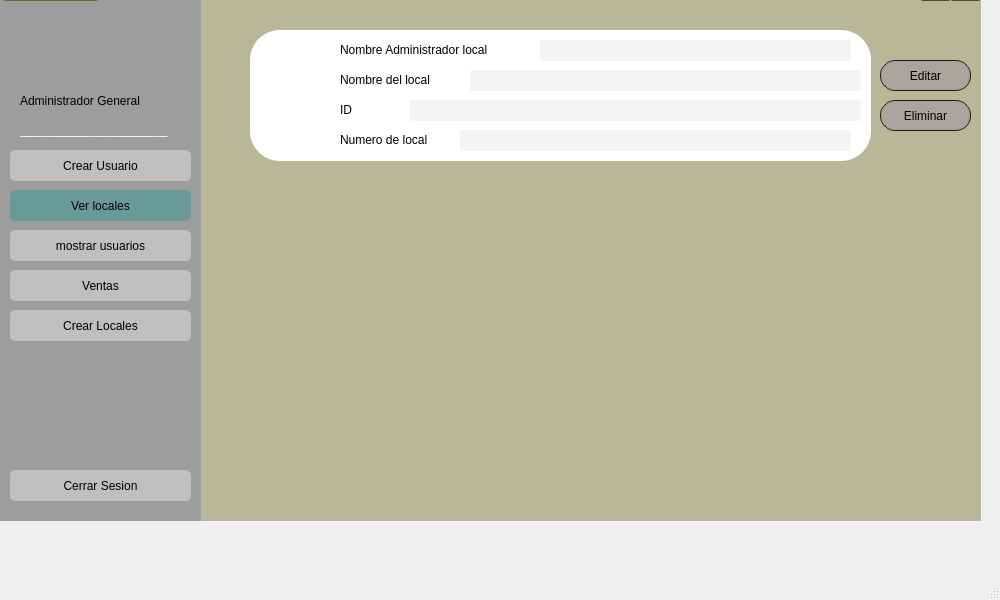
<?xml version="1.0" encoding="UTF-8"?>
<ui version="4.0">
 <class>MainWindow</class>
 <widget class="QMainWindow" name="MainWindow">
  <property name="geometry">
   <rect>
    <x>0</x>
    <y>0</y>
    <width>1000</width>
    <height>600</height>
   </rect>
  </property>
  <property name="windowTitle">
   <string>MainWindow</string>
  </property>
  <widget class="QWidget" name="centralwidget">
   <widget class="QWidget" name="widget_7" native="true">
    <property name="geometry">
     <rect>
      <x>0</x>
      <y>-30</y>
      <width>981</width>
      <height>551</height>
     </rect>
    </property>
    <property name="styleSheet">
     <string notr="true">background-color: rgb(184, 183, 152);
</string>
    </property>
    <widget class="QWidget" name="widget_8" native="true">
     <property name="geometry">
      <rect>
       <x>0</x>
       <y>0</y>
       <width>201</width>
       <height>551</height>
      </rect>
     </property>
     <property name="styleSheet">
      <string notr="true">background-color: rgb(158, 157, 157);
</string>
     </property>
     <widget class="QLabel" name="label_28">
      <property name="geometry">
       <rect>
        <x>60</x>
        <y>50</y>
        <width>71</width>
        <height>71</height>
       </rect>
      </property>
      <property name="mouseTracking">
       <bool>false</bool>
      </property>
      <property name="autoFillBackground">
       <bool>false</bool>
      </property>
      <property name="styleSheet">
       <string notr="true">border-radius: 10px;</string>
      </property>
      <property name="text">
       <string/>
      </property>
      <property name="pixmap">
       <pixmap>../../../../../OneDrive/Documentos/Isa/POO/Imagenes proyecto/imagenAdministradorGeneral.png</pixmap>
      </property>
      <property name="scaledContents">
       <bool>true</bool>
      </property>
      <property name="wordWrap">
       <bool>false</bool>
      </property>
      <property name="openExternalLinks">
       <bool>false</bool>
      </property>
     </widget>
     <widget class="QLabel" name="label_42">
      <property name="geometry">
       <rect>
        <x>50</x>
        <y>310</y>
        <width>71</width>
        <height>71</height>
       </rect>
      </property>
      <property name="styleSheet">
       <string notr="true">border-radius: 10px;</string>
      </property>
      <property name="text">
       <string/>
      </property>
      <property name="pixmap">
       <pixmap>../../../../../../../logo.png</pixmap>
      </property>
      <property name="scaledContents">
       <bool>true</bool>
      </property>
     </widget>
     <widget class="QLabel" name="label_2">
      <property name="geometry">
       <rect>
        <x>20</x>
        <y>150</y>
        <width>161</width>
        <height>20</height>
       </rect>
      </property>
      <property name="font">
       <font>
        <family>Arial Black</family>
        <weight>75</weight>
        <bold>true</bold>
       </font>
      </property>
      <property name="styleSheet">
       <string notr="true">border: none;
color: #FFFFFF;</string>
      </property>
      <property name="text">
       <string>______________________________</string>
      </property>
     </widget>
     <widget class="QPushButton" name="btnBack_2">
      <property name="geometry">
       <rect>
        <x>0</x>
        <y>0</y>
        <width>101</width>
        <height>31</height>
       </rect>
      </property>
      <property name="font">
       <font>
        <family>Arial Black</family>
        <pointsize>11</pointsize>
        <weight>10</weight>
        <italic>false</italic>
        <bold>false</bold>
       </font>
      </property>
      <property name="cursor">
       <cursorShape>PointingHandCursor</cursorShape>
      </property>
      <property name="styleSheet">
       <string notr="true">border-radius: 6px;
font: 7pt &quot;MS Shell Dlg 2&quot;;
font: 87 11pt &quot;Arial Black&quot;;
background-color: rgb(109, 107, 56);
</string>
      </property>
      <property name="text">
       <string>Regresar</string>
      </property>
      <property name="icon">
       <iconset>
        <normaloff>../../../../../Imagenes proyecto/regresar.svg</normaloff>../../../../../Imagenes proyecto/regresar.svg</iconset>
      </property>
     </widget>
     <widget class="QLabel" name="label_3">
      <property name="geometry">
       <rect>
        <x>20</x>
        <y>120</y>
        <width>171</width>
        <height>21</height>
       </rect>
      </property>
      <property name="styleSheet">
       <string notr="true">font: 87 10pt &quot;Arial Black&quot;;</string>
      </property>
      <property name="text">
       <string>Administrador General</string>
      </property>
     </widget>
     <widget class="QPushButton" name="btnCrearUsuario_3">
      <property name="geometry">
       <rect>
        <x>10</x>
        <y>180</y>
        <width>181</width>
        <height>31</height>
       </rect>
      </property>
      <property name="cursor">
       <cursorShape>PointingHandCursor</cursorShape>
      </property>
      <property name="styleSheet">
       <string notr="true">border-radius: 5px;
font: 87 8pt &quot;Arial Black&quot;;
background-color: rgb(191, 191, 191);</string>
      </property>
      <property name="text">
       <string>Crear Usuario</string>
      </property>
      <property name="icon">
       <iconset>
        <normaloff>../../../../../Imagenes proyecto/simbolomas.svg</normaloff>../../../../../Imagenes proyecto/simbolomas.svg</iconset>
      </property>
     </widget>
     <widget class="QPushButton" name="btnVerlocales">
      <property name="geometry">
       <rect>
        <x>10</x>
        <y>220</y>
        <width>181</width>
        <height>31</height>
       </rect>
      </property>
      <property name="cursor">
       <cursorShape>PointingHandCursor</cursorShape>
      </property>
      <property name="styleSheet">
       <string notr="true">border-radius: 5px;
font: 87 8pt &quot;Arial Black&quot;;
background-color: #689A9A;</string>
      </property>
      <property name="text">
       <string>Ver locales</string>
      </property>
      <property name="icon">
       <iconset>
        <normaloff>../../../../../Imagenes proyecto/mostrarusuario.svg</normaloff>../../../../../Imagenes proyecto/mostrarusuario.svg</iconset>
      </property>
     </widget>
     <widget class="QPushButton" name="btnMostrarUsuarios">
      <property name="geometry">
       <rect>
        <x>10</x>
        <y>260</y>
        <width>181</width>
        <height>31</height>
       </rect>
      </property>
      <property name="cursor">
       <cursorShape>PointingHandCursor</cursorShape>
      </property>
      <property name="styleSheet">
       <string notr="true">border-radius: 5px;
font: 87 8pt &quot;Arial Black&quot;;
background-color: rgb(191, 191, 191);</string>
      </property>
      <property name="text">
       <string>mostrar usuarios</string>
      </property>
      <property name="icon">
       <iconset>
        <normaloff>../../../../../Imagenes proyecto/mostrarusuario.svg</normaloff>../../../../../Imagenes proyecto/mostrarusuario.svg</iconset>
      </property>
     </widget>
     <widget class="QPushButton" name="btnVentas_2">
      <property name="geometry">
       <rect>
        <x>10</x>
        <y>300</y>
        <width>181</width>
        <height>31</height>
       </rect>
      </property>
      <property name="cursor">
       <cursorShape>PointingHandCursor</cursorShape>
      </property>
      <property name="styleSheet">
       <string notr="true">border-radius: 5px;
font: 87 8pt &quot;Arial Black&quot;;
background-color: rgb(191, 191, 191);</string>
      </property>
      <property name="text">
       <string>Ventas</string>
      </property>
      <property name="icon">
       <iconset>
        <normaloff>../../../../../Imagenes proyecto/cart-shopping-solid.svg</normaloff>../../../../../Imagenes proyecto/cart-shopping-solid.svg</iconset>
      </property>
     </widget>
     <widget class="QPushButton" name="btnCrearUsuario_4">
      <property name="geometry">
       <rect>
        <x>10</x>
        <y>340</y>
        <width>181</width>
        <height>31</height>
       </rect>
      </property>
      <property name="cursor">
       <cursorShape>PointingHandCursor</cursorShape>
      </property>
      <property name="styleSheet">
       <string notr="true">border-radius: 5px;
font: 87 8pt &quot;Arial Black&quot;;
background-color: rgb(191, 191, 191);</string>
      </property>
      <property name="text">
       <string>Crear Locales</string>
      </property>
      <property name="icon">
       <iconset>
        <normaloff>../../../../../Imagenes proyecto/simbolomas.svg</normaloff>../../../../../Imagenes proyecto/simbolomas.svg</iconset>
      </property>
     </widget>
     <widget class="QPushButton" name="btnLogout_2">
      <property name="geometry">
       <rect>
        <x>10</x>
        <y>500</y>
        <width>181</width>
        <height>31</height>
       </rect>
      </property>
      <property name="cursor">
       <cursorShape>PointingHandCursor</cursorShape>
      </property>
      <property name="styleSheet">
       <string notr="true">border-radius: 5px;
font: 87 8pt &quot;Arial Black&quot;;
background-color: rgb(191, 191, 191);</string>
      </property>
      <property name="text">
       <string>Cerrar Sesion</string>
      </property>
      <property name="icon">
       <iconset>
        <normaloff>../../../../../Imagenes proyecto/cerrarsesion.svg</normaloff>../../../../../Imagenes proyecto/cerrarsesion.svg</iconset>
      </property>
     </widget>
    </widget>
    <widget class="QPushButton" name="pushButton_32">
     <property name="geometry">
      <rect>
       <x>950</x>
       <y>0</y>
       <width>31</width>
       <height>31</height>
      </rect>
     </property>
     <property name="styleSheet">
      <string notr="true">background-color: rgb(109, 107, 56);</string>
     </property>
     <property name="text">
      <string/>
     </property>
     <property name="icon">
      <iconset>
       <normaloff>../../../../../Imagenes proyecto/x-solid.svg</normaloff>../../../../../Imagenes proyecto/x-solid.svg</iconset>
     </property>
    </widget>
    <widget class="QPushButton" name="pushButton_33">
     <property name="geometry">
      <rect>
       <x>920</x>
       <y>0</y>
       <width>31</width>
       <height>31</height>
      </rect>
     </property>
     <property name="styleSheet">
      <string notr="true">background-color: rgb(109, 107, 56);</string>
     </property>
     <property name="text">
      <string/>
     </property>
     <property name="icon">
      <iconset>
       <normaloff>../../../../../Imagenes proyecto/window-restore-regular.svg</normaloff>../../../../../Imagenes proyecto/window-restore-regular.svg</iconset>
     </property>
    </widget>
    <widget class="QWidget" name="widget_4" native="true">
     <property name="geometry">
      <rect>
       <x>250</x>
       <y>60</y>
       <width>621</width>
       <height>131</height>
      </rect>
     </property>
     <property name="styleSheet">
      <string notr="true">background-color: rgb(255, 255, 255);
border-radius:30px;
border:2px soild #6B675A;</string>
     </property>
     <widget class="QLabel" name="label_9">
      <property name="geometry">
       <rect>
        <x>90</x>
        <y>10</y>
        <width>191</width>
        <height>20</height>
       </rect>
      </property>
      <property name="styleSheet">
       <string notr="true">font: 87 9pt &quot;Arial Black&quot;;
background-color: rgb(255, 255, 255);</string>
      </property>
      <property name="text">
       <string>Nombre Administrador local</string>
      </property>
     </widget>
     <widget class="QLabel" name="label_10">
      <property name="geometry">
       <rect>
        <x>90</x>
        <y>40</y>
        <width>121</width>
        <height>20</height>
       </rect>
      </property>
      <property name="styleSheet">
       <string notr="true">font: 87 9pt &quot;Arial Black&quot;;
background-color: rgb(255, 255, 255);</string>
      </property>
      <property name="text">
       <string>Nombre del local</string>
      </property>
     </widget>
     <widget class="QLabel" name="label_11">
      <property name="geometry">
       <rect>
        <x>90</x>
        <y>70</y>
        <width>71</width>
        <height>20</height>
       </rect>
      </property>
      <property name="styleSheet">
       <string notr="true">font: 87 9pt &quot;Arial Black&quot;;
background-color: rgb(255, 255, 255);</string>
      </property>
      <property name="text">
       <string>ID</string>
      </property>
     </widget>
     <widget class="QLabel" name="label_12">
      <property name="geometry">
       <rect>
        <x>90</x>
        <y>100</y>
        <width>111</width>
        <height>20</height>
       </rect>
      </property>
      <property name="styleSheet">
       <string notr="true">font: 87 9pt &quot;Arial Black&quot;;
background-color: rgb(255, 255, 255);</string>
      </property>
      <property name="text">
       <string>Numero de local</string>
      </property>
     </widget>
     <widget class="QLabel" name="label_13">
      <property name="geometry">
       <rect>
        <x>10</x>
        <y>30</y>
        <width>71</width>
        <height>71</height>
       </rect>
      </property>
      <property name="text">
       <string/>
      </property>
      <property name="pixmap">
       <pixmap>../../../../../../assets/imagenvista.jpg</pixmap>
      </property>
      <property name="scaledContents">
       <bool>true</bool>
      </property>
     </widget>
     <widget class="QLabel" name="label_27">
      <property name="geometry">
       <rect>
        <x>290</x>
        <y>10</y>
        <width>311</width>
        <height>21</height>
       </rect>
      </property>
      <property name="styleSheet">
       <string notr="true">border-radius:2px;
background-color: rgb(244, 244, 244);</string>
      </property>
      <property name="text">
       <string/>
      </property>
     </widget>
     <widget class="QLabel" name="label_29">
      <property name="geometry">
       <rect>
        <x>220</x>
        <y>40</y>
        <width>391</width>
        <height>21</height>
       </rect>
      </property>
      <property name="styleSheet">
       <string notr="true">border-radius:2px;
background-color: rgb(244, 244, 244);</string>
      </property>
      <property name="text">
       <string/>
      </property>
     </widget>
     <widget class="QLabel" name="label_30">
      <property name="geometry">
       <rect>
        <x>160</x>
        <y>70</y>
        <width>451</width>
        <height>21</height>
       </rect>
      </property>
      <property name="styleSheet">
       <string notr="true">border-radius:2px;
background-color: rgb(244, 244, 244);</string>
      </property>
      <property name="text">
       <string/>
      </property>
     </widget>
     <widget class="QLabel" name="label_31">
      <property name="geometry">
       <rect>
        <x>210</x>
        <y>100</y>
        <width>391</width>
        <height>21</height>
       </rect>
      </property>
      <property name="styleSheet">
       <string notr="true">border-radius:2px;
background-color: rgb(244, 244, 244);</string>
      </property>
      <property name="text">
       <string/>
      </property>
     </widget>
    </widget>
    <widget class="QPushButton" name="btnEditItem_2">
     <property name="geometry">
      <rect>
       <x>880</x>
       <y>90</y>
       <width>91</width>
       <height>31</height>
      </rect>
     </property>
     <property name="cursor">
      <cursorShape>PointingHandCursor</cursorShape>
     </property>
     <property name="styleSheet">
      <string notr="true">background-color: #A8A59F;
border-radius: 15px;
font: 87 8pt &quot;Arial Black&quot;;
border: 1px solid #1B1B1B

</string>
     </property>
     <property name="text">
      <string>Editar</string>
     </property>
    </widget>
    <widget class="QPushButton" name="btnDeleteItem_2">
     <property name="geometry">
      <rect>
       <x>880</x>
       <y>130</y>
       <width>91</width>
       <height>31</height>
      </rect>
     </property>
     <property name="cursor">
      <cursorShape>PointingHandCursor</cursorShape>
     </property>
     <property name="styleSheet">
      <string notr="true">background-color: #A8A59F;
border-radius: 15px;
font: 87 8pt &quot;Arial Black&quot;;
border: 1px solid #1B1B1B

</string>
     </property>
     <property name="text">
      <string>Eliminar</string>
     </property>
    </widget>
   </widget>
  </widget>
  <widget class="QMenuBar" name="menubar">
   <property name="geometry">
    <rect>
     <x>0</x>
     <y>0</y>
     <width>1000</width>
     <height>22</height>
    </rect>
   </property>
  </widget>
  <widget class="QStatusBar" name="statusbar"/>
 </widget>
 <resources/>
 <connections/>
</ui>
